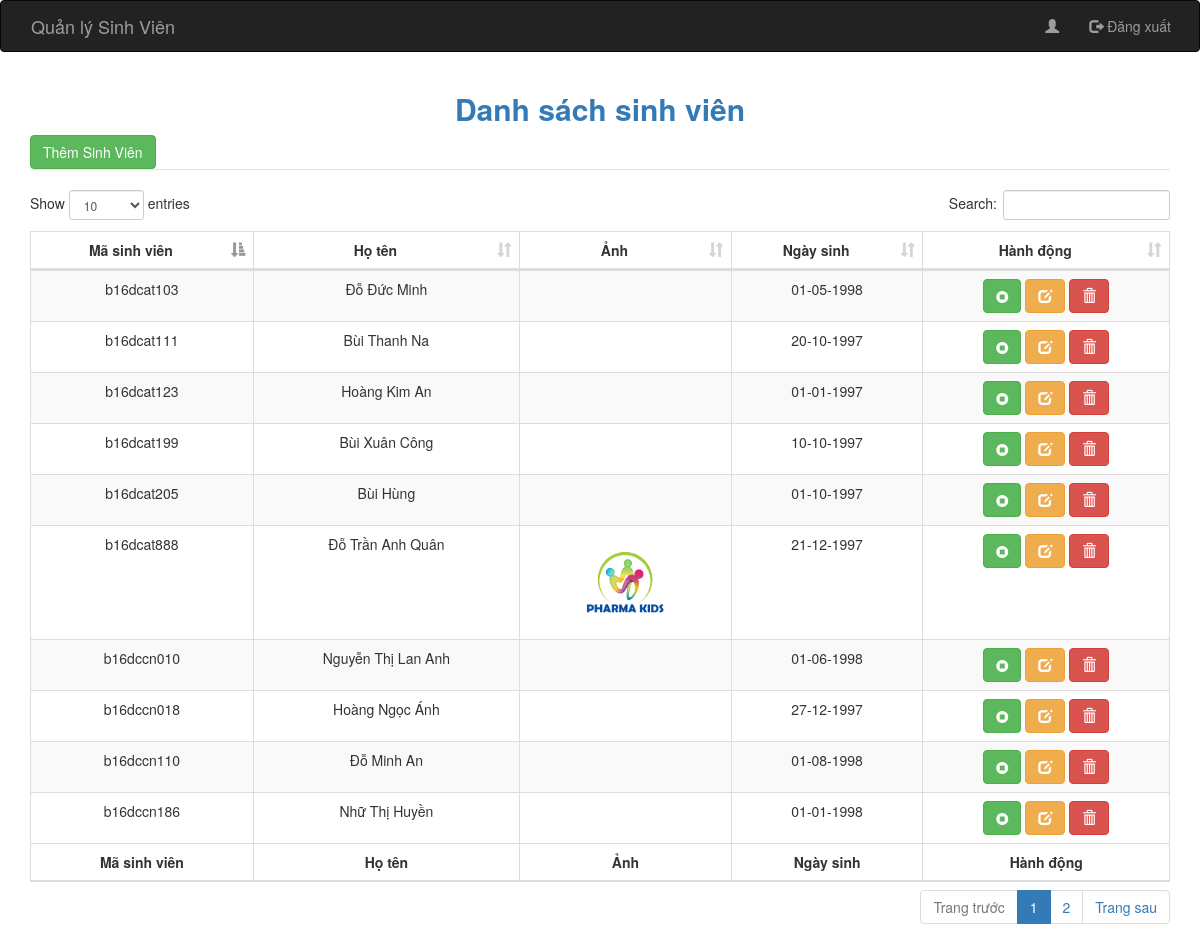
/qlsv.php (signed in), run on the app's committed database.
### tables this page shows
CREATE TABLE `sinhvien` (
  `MaSV` varchar(15) NOT NULL,
  `HoTen` varchar(50) NOT NULL,
  `GioiTinh` varchar(15) NOT NULL,
  `NgaySinh` date NOT NULL,
  `QueQuan` varchar(50) NOT NULL,
  `Email` varchar(50) NOT NULL,
  `MaLop` varchar(15) NOT NULL,
  `Anh` varchar(50) NOT NULL
);

### qlsv.php (the view, shortened to what this page needs)
<?php
include_once "connect-to-sql.php";
$data = $connection->query("select * from sinhvien");
?>
<!DOCTYPE html>
<html lang="en">
<head>
  <link rel="stylesheet" href="https://maxcdn.bootstrapcdn.com/bootstrap/3.4.0/css/bootstrap.min.css">
  <link rel="stylesheet" href="https://stackpath.bootstrapcdn.com/font-awesome/4.7.0/css/font-awesome.min.css">
  <link rel="stylesheet" href="public/css/bootstrap.min.css">
  <link rel="stylesheet" type="text/css" href="public/css/datatables.min.css"/>
</head>
<body>
  <nav class="navbar navbar-inverse container-fluid">
    <div class="container">
      <div class="navbar-header">
        <a class="navbar-brand" href="http://localhost:8888/qlsv/">Quản lý Sinh Viên</a>
      </div>
      <ul class="nav navbar-nav navbar-right">
        <li><a href="index_1.php"><span class="glyphicon glyphicon-user"></span><?php echo $_SESSION["Admin"]; ?>  </a></li>
        <li><a href="logout.php"><span class="glyphicon glyphicon-log-out"></span> Đăng xuất</a></li>
      </ul>
    </div>
  </nav>
  <div class="container">
    <div class="row">
      <div class="col-md-12">
        <h2 class="text-center text-primary"><b>Danh sách sinh viên</b></h2>
      </div>
      <div class="col-md-12">
        <a href="create-sv.php" type="button" class="btn btn-success">Thêm Sinh Viên</a>
      </div>
    </div>
    <legend></legend>
    <div class="row">
      <div class="col-md-12">
        <table class="table table-bordered table-striped dataTable" id="myTable">
          <thead>
            <tr>
             <th>Mã sinh viên</th>
             <th>Họ tên</th>
             <th>Ảnh</th>
             <th>Ngày sinh</th>
             <th>Hành động</th>
           </tr>
         </thead>
         <tfoot>
          <tr>
            <th>Mã sinh viên</th>
            <th>Họ tên</th>
            <th>Ảnh</th>
            <th>Ngày sinh</th>
            <th>Hành động</th>
          </tr>
        </tfoot>
        <tbody>
         <?php
         if ($data->num_rows > 0) {
          while ($row = $data->fetch_assoc()) { ?>
            <tr>
              <td><?= $row['MaSV'] ?></td>
              <td><?= $row['HoTen'] ?></td>
              <td><img src="<?= $row['Anh'] ?>" style= "width: 100px; height: auto;"/></td>
              <td><?php $d=strtotime($row['NgaySinh']);
              echo date("d-m-Y", $d); ?></td>
              <td>
                <a href="show-sv.php?detail_sv=<?= $row['MaSV'] ?>" type="button"
                  class="btn btn-success btn-status" title="Xem"><i class="fa fa-stop-circle"></i></a>
                  <a href="edit-sv.php?edit_sv=<?= $row['MaSV'] ?>" type="button" class="btn btn-warning btn-edit" title="Sửa"><i class="glyphicon glyphicon-edit"></i></a>
                  <button type="button" data-id="<?= $row['MaSV'] ?>"
                    class="btn btn-danger btn-delete" title="Xoá"><i class="glyphicon glyphicon-trash"></i></button>
                  </td>
                </tr>
                <?php
              }
            }
            ?>
          </tbody>
        </table>
      </div>
    </div>
  </div>
</body>
</html>

### qlsv.php (style rules this page uses)
tr th { text-align: center; }
tr td { text-align: center; }

### data on the page
sinhvien: MaSV "b16dcat103", HoTen "Đỗ Đức Minh", NgaySinh "01-05-1998"
sinhvien: MaSV "b16dcat111", HoTen "Bùi Thanh Na", NgaySinh "20-10-1997"
sinhvien: MaSV "b16dcat123", HoTen "Hoàng Kim An", NgaySinh "01-01-1997"
sinhvien: MaSV "b16dcat199", HoTen "Bùi Xuân Công", NgaySinh "10-10-1997"
sinhvien: MaSV "b16dcat205", HoTen "Bùi Hùng", NgaySinh "01-10-1997"
sinhvien: MaSV "b16dcat888", HoTen "Đỗ Trần Anh Quân", Anh (picture), NgaySinh "21-12-1997"
sinhvien: MaSV "b16dccn010", HoTen "Nguyễn Thị Lan Anh", NgaySinh "01-06-1998"
sinhvien: MaSV "b16dccn018", HoTen "Hoàng Ngọc Ánh", NgaySinh "27-12-1997"
sinhvien: MaSV "b16dccn110", HoTen "Đỗ Minh An", NgaySinh "01-08-1998"
sinhvien: MaSV "b16dccn186", HoTen "Nhữ Thị Huyền", NgaySinh "01-01-1998"
